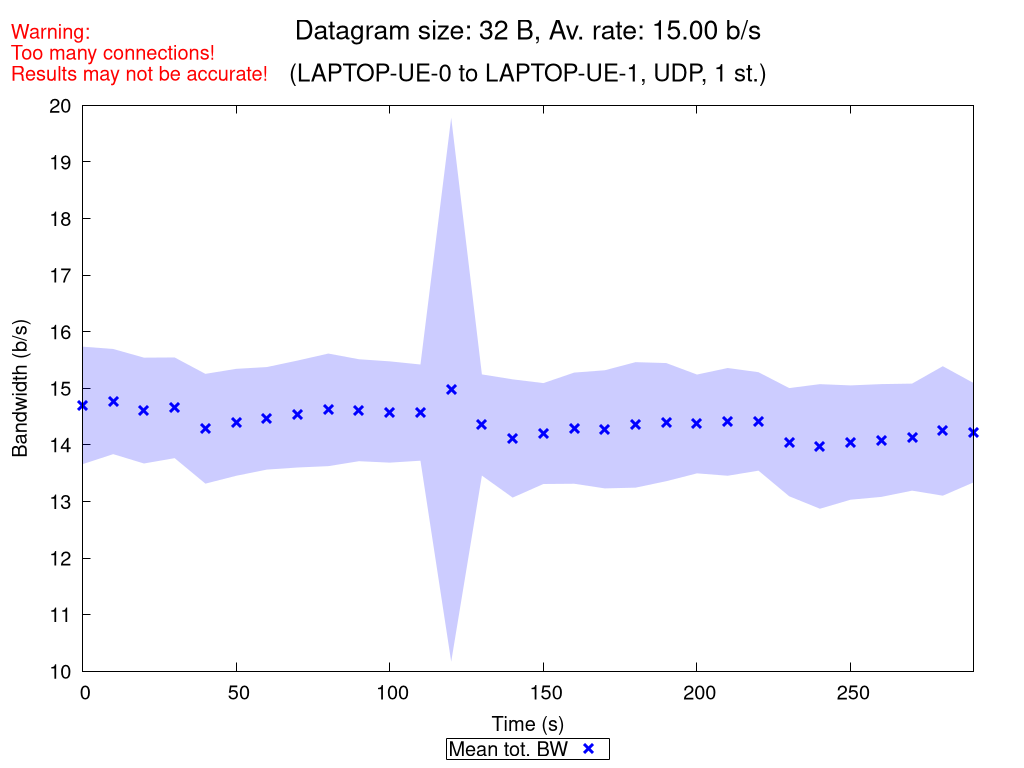

Source code (gnuplot):
set terminal pngcairo nocrop enhanced size 1024,768 font "Verdana,15"
set output "UDP_1_st_2020_10_07_16-02-28_two2one_00032B.png"

set title "{/=20 Datagram size: 32 B, Av. rate: 15.00 b/s}\n\n{/=18 (LAPTOP-UE-0 to LAPTOP-UE-1, UDP, 1 st.)}"
set label "Warning:\nToo many connections!\nResults may not be accurate!" at screen 0.01, screen 0.96 tc rgb "red"

set xlabel "Time (s)"
set ylabel "Bandwidth (b/s)"
set ytics nomirror
set key bmargin center horizontal box samplen 1 width -1
set bmargin 4.6
set rmargin 4.5

rf = 1.0  # rate factor
set style fill transparent solid 0.2 noborder
set autoscale xfix
plot "UDP_1_st_2020_10_07_16-02-28_two2one_00032B_iperf_processed.dat" using 1:($2/rf-$3/rf):($2/rf+$3/rf) with filledcurves lc rgb "blue" notitle, \
     "" using 1:($2/rf) with points pt 2 ps 1.5 lw 3 lc rgb "blue" title "Mean tot. BW", \
